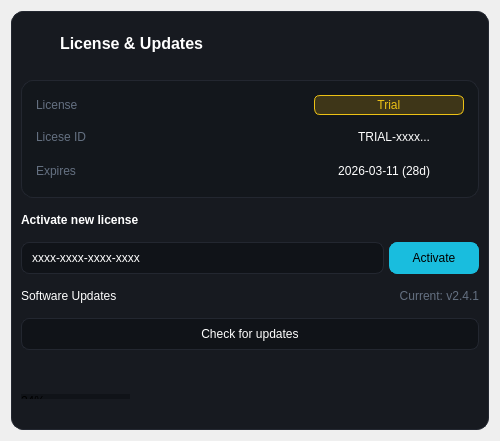
<?xml version="1.0" encoding="UTF-8"?>
<ui version="4.0">
 <class>HelpDialogClass</class>
 <widget class="QDialog" name="HelpDialogClass">
  <property name="geometry">
   <rect>
    <x>0</x>
    <y>0</y>
    <width>500</width>
    <height>441</height>
   </rect>
  </property>
  <property name="windowTitle">
   <string>HelpDialog</string>
  </property>
  <property name="styleSheet">
   <string notr="true">#mainWidget {
  background: #171A20;
  border: 1px solid #232730;
  border-radius: 12px;
}

#gridWidget {
  background: #13171C;
  border: 1px solid #232730;
  border-radius: 12px;
}

QLabel {
  color: white;
}

#closeButton {
  background: transparent;
}

#currentVerLabel, #expiresLabel, #keyLabel, #licenseLabel {
  color: #647081;
}

#resumeWidget {
  background: #181B22;
  border: 1px solid #647081;
  border-radius: 12px;
}

#activateButton {
  background: #19BDDE;
  color: black;
  border: 1px solid #19BDDE;
  border-radius: 8px;
}

#activateButton:hover {
  background-color: #14A8C6;
  color: black;
}

#checkForUpdatesButton {
  background: #101318;
  color: white;
  border: 1px solid #232730;
  border-radius: 8px;
}

#checkForUpdatesButton:hover {
  background-color: #303541;
  color: white;
}

QLineEdit {
  background: #101318;
  color: white;
  border: 1px solid #232730;
  border-radius: 8px;
  padding-left: 8px;
}

QLineEdit:focus {
    border: 1px solid #19BDDE;
}

#licenseTypeLabel {
  color: #ECC115;
  background: #3E3618;
  border: 1px solid #ECC115;
  border-radius: 6px;
}

QProgressBar {
    border: 0px;
    background-color: transparent;
}
QProgressBar::chunk {
    background-color: #101318;
}

</string>
  </property>
  <layout class="QVBoxLayout" name="verticalLayout_2">
   <item>
    <widget class="QWidget" name="mainWidget" native="true">
     <layout class="QVBoxLayout" name="verticalLayout">
      <property name="spacing">
       <number>15</number>
      </property>
      <property name="leftMargin">
       <number>10</number>
      </property>
      <property name="topMargin">
       <number>10</number>
      </property>
      <property name="rightMargin">
       <number>10</number>
      </property>
      <property name="bottomMargin">
       <number>10</number>
      </property>
      <item>
       <widget class="QWidget" name="headerNewProjectWidget" native="true">
        <property name="sizePolicy">
         <sizepolicy hsizetype="Preferred" vsizetype="Fixed">
          <horstretch>0</horstretch>
          <verstretch>0</verstretch>
         </sizepolicy>
        </property>
        <layout class="QHBoxLayout" name="horizontalLayout">
         <property name="spacing">
          <number>5</number>
         </property>
         <property name="leftMargin">
          <number>10</number>
         </property>
         <property name="topMargin">
          <number>10</number>
         </property>
         <property name="rightMargin">
          <number>10</number>
         </property>
         <property name="bottomMargin">
          <number>10</number>
         </property>
         <item>
          <widget class="QLabel" name="label_2">
           <property name="minimumSize">
            <size>
             <width>24</width>
             <height>24</height>
            </size>
           </property>
           <property name="maximumSize">
            <size>
             <width>24</width>
             <height>24</height>
            </size>
           </property>
           <property name="text">
            <string/>
           </property>
           <property name="pixmap">
            <pixmap resource="frameflow.qrc">:/FrameFlow/shield.svg</pixmap>
           </property>
           <property name="scaledContents">
            <bool>true</bool>
           </property>
          </widget>
         </item>
         <item>
          <widget class="QLabel" name="label">
           <property name="font">
            <font>
             <pointsize>12</pointsize>
             <bold>true</bold>
            </font>
           </property>
           <property name="text">
            <string>License &amp; Updates</string>
           </property>
          </widget>
         </item>
         <item>
          <widget class="QPushButton" name="closeButton">
           <property name="minimumSize">
            <size>
             <width>18</width>
             <height>18</height>
            </size>
           </property>
           <property name="maximumSize">
            <size>
             <width>18</width>
             <height>18</height>
            </size>
           </property>
           <property name="cursor">
            <cursorShape>PointingHandCursor</cursorShape>
           </property>
           <property name="text">
            <string/>
           </property>
           <property name="icon">
            <iconset resource="frameflow.qrc">
             <normaloff>:/FrameFlow/close.svg</normaloff>:/FrameFlow/close.svg</iconset>
           </property>
           <property name="flat">
            <bool>true</bool>
           </property>
          </widget>
         </item>
        </layout>
       </widget>
      </item>
      <item>
       <widget class="QWidget" name="gridWidget" native="true">
        <layout class="QGridLayout" name="gridLayout">
         <property name="leftMargin">
          <number>15</number>
         </property>
         <property name="topMargin">
          <number>15</number>
         </property>
         <property name="rightMargin">
          <number>15</number>
         </property>
         <property name="bottomMargin">
          <number>15</number>
         </property>
         <property name="spacing">
          <number>10</number>
         </property>
         <item row="2" column="2">
          <widget class="QLabel" name="expirationDateLabel">
           <property name="text">
            <string>2026-03-11 (28d)</string>
           </property>
           <property name="alignment">
            <set>Qt::AlignmentFlag::AlignRight|Qt::AlignmentFlag::AlignTrailing|Qt::AlignmentFlag::AlignVCenter</set>
           </property>
          </widget>
         </item>
         <item row="1" column="0">
          <widget class="QLabel" name="keyLabel">
           <property name="text">
            <string>Licese ID</string>
           </property>
          </widget>
         </item>
         <item row="2" column="0">
          <widget class="QLabel" name="expiresLabel">
           <property name="text">
            <string>Expires</string>
           </property>
          </widget>
         </item>
         <item row="0" column="0">
          <widget class="QLabel" name="licenseLabel">
           <property name="text">
            <string>License</string>
           </property>
          </widget>
         </item>
         <item row="1" column="3">
          <widget class="QPushButton" name="pushButton">
           <property name="minimumSize">
            <size>
             <width>24</width>
             <height>24</height>
            </size>
           </property>
           <property name="maximumSize">
            <size>
             <width>24</width>
             <height>24</height>
            </size>
           </property>
           <property name="cursor">
            <cursorShape>PointingHandCursor</cursorShape>
           </property>
           <property name="toolTip">
            <string>Copy to clipboard</string>
           </property>
           <property name="text">
            <string/>
           </property>
           <property name="icon">
            <iconset resource="frameflow.qrc">
             <normaloff>:/FrameFlow/copy.svg</normaloff>:/FrameFlow/copy.svg</iconset>
           </property>
           <property name="autoDefault">
            <bool>false</bool>
           </property>
           <property name="flat">
            <bool>true</bool>
           </property>
          </widget>
         </item>
         <item row="1" column="2">
          <widget class="QLabel" name="idLabel">
           <property name="text">
            <string>TRIAL-xxxx...</string>
           </property>
           <property name="alignment">
            <set>Qt::AlignmentFlag::AlignRight|Qt::AlignmentFlag::AlignTrailing|Qt::AlignmentFlag::AlignVCenter</set>
           </property>
          </widget>
         </item>
         <item row="0" column="2" colspan="2">
          <widget class="QLabel" name="licenseTypeLabel">
           <property name="minimumSize">
            <size>
             <width>150</width>
             <height>0</height>
            </size>
           </property>
           <property name="maximumSize">
            <size>
             <width>150</width>
             <height>16777215</height>
            </size>
           </property>
           <property name="text">
            <string>     Trial     </string>
           </property>
           <property name="alignment">
            <set>Qt::AlignmentFlag::AlignCenter</set>
           </property>
          </widget>
         </item>
         <item row="2" column="3">
          <widget class="QLabel" name="expiresIconLabel">
           <property name="minimumSize">
            <size>
             <width>24</width>
             <height>24</height>
            </size>
           </property>
           <property name="maximumSize">
            <size>
             <width>24</width>
             <height>24</height>
            </size>
           </property>
           <property name="text">
            <string/>
           </property>
           <property name="pixmap">
            <pixmap resource="frameflow.qrc">:/FrameFlow/check.svg</pixmap>
           </property>
           <property name="scaledContents">
            <bool>true</bool>
           </property>
          </widget>
         </item>
         <item row="0" column="1">
          <spacer name="horizontalSpacer">
           <property name="orientation">
            <enum>Qt::Orientation::Horizontal</enum>
           </property>
           <property name="sizeHint" stdset="0">
            <size>
             <width>40</width>
             <height>20</height>
            </size>
           </property>
          </spacer>
         </item>
        </layout>
       </widget>
      </item>
      <item>
       <widget class="QWidget" name="horizontalWidget_2" native="true">
        <property name="sizePolicy">
         <sizepolicy hsizetype="Preferred" vsizetype="Fixed">
          <horstretch>0</horstretch>
          <verstretch>0</verstretch>
         </sizepolicy>
        </property>
        <layout class="QHBoxLayout" name="horizontalLayout_3">
         <property name="spacing">
          <number>5</number>
         </property>
         <property name="leftMargin">
          <number>0</number>
         </property>
         <property name="topMargin">
          <number>0</number>
         </property>
         <property name="rightMargin">
          <number>0</number>
         </property>
         <property name="bottomMargin">
          <number>0</number>
         </property>
         <item>
          <widget class="QLabel" name="label_7">
           <property name="font">
            <font>
             <bold>true</bold>
            </font>
           </property>
           <property name="text">
            <string>Activate new license</string>
           </property>
          </widget>
         </item>
        </layout>
       </widget>
      </item>
      <item>
       <widget class="QWidget" name="horizontalWidget" native="true">
        <layout class="QHBoxLayout" name="horizontalLayout_4">
         <property name="spacing">
          <number>5</number>
         </property>
         <property name="leftMargin">
          <number>0</number>
         </property>
         <property name="topMargin">
          <number>0</number>
         </property>
         <property name="rightMargin">
          <number>0</number>
         </property>
         <property name="bottomMargin">
          <number>0</number>
         </property>
         <item>
          <widget class="QLineEdit" name="licenseLineEdit">
           <property name="minimumSize">
            <size>
             <width>0</width>
             <height>32</height>
            </size>
           </property>
           <property name="maximumSize">
            <size>
             <width>16777215</width>
             <height>32</height>
            </size>
           </property>
           <property name="text">
            <string>xxxx-xxxx-xxxx-xxxx</string>
           </property>
           <property name="readOnly">
            <bool>true</bool>
           </property>
           <property name="placeholderText">
            <string>xxxx-xxxx-xxxx-xxxx</string>
           </property>
          </widget>
         </item>
         <item>
          <widget class="QPushButton" name="activateButton">
           <property name="sizePolicy">
            <sizepolicy hsizetype="Minimum" vsizetype="Minimum">
             <horstretch>0</horstretch>
             <verstretch>0</verstretch>
            </sizepolicy>
           </property>
           <property name="minimumSize">
            <size>
             <width>90</width>
             <height>0</height>
            </size>
           </property>
           <property name="maximumSize">
            <size>
             <width>90</width>
             <height>16777215</height>
            </size>
           </property>
           <property name="cursor">
            <cursorShape>PointingHandCursor</cursorShape>
           </property>
           <property name="text">
            <string>Activate</string>
           </property>
           <property name="autoDefault">
            <bool>false</bool>
           </property>
           <property name="flat">
            <bool>true</bool>
           </property>
          </widget>
         </item>
        </layout>
       </widget>
      </item>
      <item>
       <widget class="QWidget" name="horizontalWidget" native="true">
        <layout class="QHBoxLayout" name="horizontalLayout_2">
         <property name="spacing">
          <number>0</number>
         </property>
         <property name="leftMargin">
          <number>0</number>
         </property>
         <property name="topMargin">
          <number>0</number>
         </property>
         <property name="rightMargin">
          <number>0</number>
         </property>
         <property name="bottomMargin">
          <number>0</number>
         </property>
         <item>
          <widget class="QLabel" name="label_12">
           <property name="text">
            <string>Software Updates</string>
           </property>
          </widget>
         </item>
         <item>
          <widget class="QLabel" name="currentVerLabel">
           <property name="text">
            <string>Current: v2.4.1</string>
           </property>
           <property name="alignment">
            <set>Qt::AlignmentFlag::AlignRight|Qt::AlignmentFlag::AlignTrailing|Qt::AlignmentFlag::AlignVCenter</set>
           </property>
          </widget>
         </item>
        </layout>
       </widget>
      </item>
      <item>
       <widget class="QPushButton" name="checkForUpdatesButton">
        <property name="minimumSize">
         <size>
          <width>0</width>
          <height>32</height>
         </size>
        </property>
        <property name="maximumSize">
         <size>
          <width>16777215</width>
          <height>32</height>
         </size>
        </property>
        <property name="cursor">
         <cursorShape>PointingHandCursor</cursorShape>
        </property>
        <property name="text">
         <string>Check for updates</string>
        </property>
        <property name="icon">
         <iconset resource="frameflow.qrc">
          <normaloff>:/FrameFlow/refresh.svg</normaloff>:/FrameFlow/refresh.svg</iconset>
        </property>
        <property name="flat">
         <bool>true</bool>
        </property>
       </widget>
      </item>
      <item>
       <widget class="QLabel" name="messageLabel">
        <property name="text">
         <string/>
        </property>
       </widget>
      </item>
      <item>
       <widget class="QProgressBar" name="progressBar">
        <property name="minimumSize">
         <size>
          <width>0</width>
          <height>5</height>
         </size>
        </property>
        <property name="maximumSize">
         <size>
          <width>16777215</width>
          <height>5</height>
         </size>
        </property>
        <property name="value">
         <number>24</number>
        </property>
       </widget>
      </item>
      <item>
       <spacer name="verticalSpacer">
        <property name="orientation">
         <enum>Qt::Orientation::Vertical</enum>
        </property>
        <property name="sizeHint" stdset="0">
         <size>
          <width>20</width>
          <height>40</height>
         </size>
        </property>
       </spacer>
      </item>
     </layout>
    </widget>
   </item>
  </layout>
 </widget>
 <layoutdefault spacing="6" margin="11"/>
 <resources>
  <include location="frameflow.qrc"/>
 </resources>
 <connections>
  <connection>
   <sender>closeButton</sender>
   <signal>clicked()</signal>
   <receiver>HelpDialogClass</receiver>
   <slot>reject()</slot>
   <hints>
    <hint type="sourcelabel">
     <x>491</x>
     <y>38</y>
    </hint>
    <hint type="destinationlabel">
     <x>263</x>
     <y>187</y>
    </hint>
   </hints>
  </connection>
  <connection>
   <sender>checkForUpdatesButton</sender>
   <signal>clicked()</signal>
   <receiver>HelpDialogClass</receiver>
   <slot>onCheckForUpdates()</slot>
   <hints>
    <hint type="sourcelabel">
     <x>263</x>
     <y>335</y>
    </hint>
    <hint type="destinationlabel">
     <x>263</x>
     <y>185</y>
    </hint>
   </hints>
  </connection>
 </connections>
 <slots>
  <slot>onCheckForUpdates()</slot>
 </slots>
</ui>
